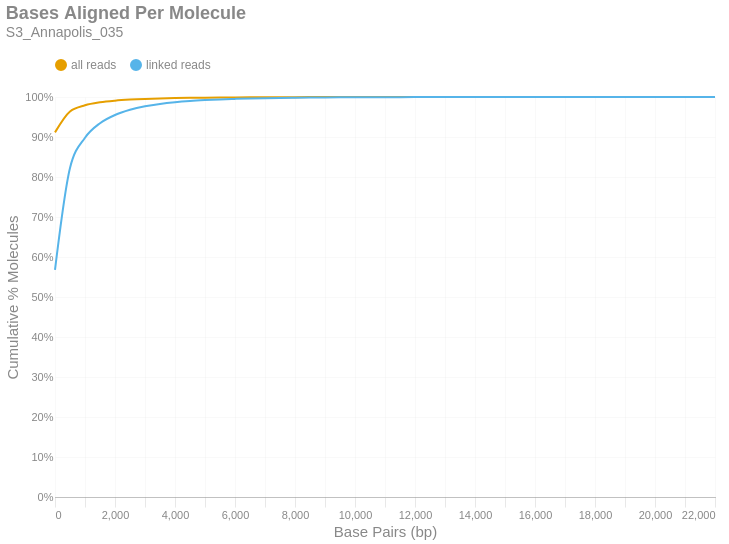

Notebook code for this chart:
### Markdown cell above
### Bases Aligned Per Molecule
This is a cumulative frequency distribution showing the number of base pairs aligned per unique molecule. These data are shown in 500 bp bins. There are two distributions: one with `all reads` (yellow) and another with only `linked reads` (blue). The percent of molecules in the `linked reads` distribution is relative to the total number of linked molecules.

### Code cell
if SKIPLR:
    print_html(f"Skipped")
else:
    binned_df = consolidated_hist(valids['aligned_bp'], mask, 500, True)
    with SafeRender(binned_df):
        (
            density_plot(binned_df, 'Bases Aligned Per Molecule', samplename, 'basesper')
            .encode(
                x=alt.X('bin:Q', title="Base Pairs (bp)").axis(tickMinStep=500).scale(padding=0),
                y=alt.Y('value:Q', title='Cumulative % Molecules')
                    .axis(format='%')
                    .scale(domain = [0,1])
                    .stack(False),
                color=alt.Color("key:N").scale(domain = ["all reads", "linked reads"]),
                tooltip = [
                    alt.Tooltip("key:N", title = "Data Type"),
                    alt.Tooltip("range_label:N", title="Bases Aligned Per Molecule"),
                    alt.Tooltip("value:Q", format = ".2%", title="% Molecules (Cum.)")
                ]
            )
        ).display()

### Figure 1 — Vega-Lite specification as saved in the notebook (floating-point values rounded to 4 significant figures)
{"width": "container", "height": 400, "config": {"title": {"anchor": "start", "dy": -15, "fontSize": 18, "color": "#888888", "subtitleColor": "#888888", "subtitleFontSize": 14}, "arc": {"fill": "#0072B2"}, "axis": {"domainColor": "#888888", "domainWidth": 0.5, "gridWidth": 0.2, "grid": false, "titleFontWeight": 400, "titleFontSize": 15, "labelFontSize": 11, "labelColor": "#888888", "tickColor": "#888888", "tickWidth": 0.2, "titleColor": "#888888"}, "axisBand": {"grid": false}, "axisX": {"grid": true, "tickSize": 10, "domainCap": "round"}, "axisY": {"domain": false, "grid": true, "tickSize": 0, "domainCap": "round"}, "background": "transparent", "header": {"labelFontSize": 15, "labelColor": "#888888", "titleFontSize": 15, "titleFontWeight": 600, "titleColor": "#888888"}, "legend": {"labelFont": "sans-serif", "labelFontSize": 12, "labelColor": "#888888", "symbolSize": 100, "symbolType": "circle", "titleFontSize": 12, "titlePadding": 10, "titleColor": "#888888", "title": null, "orient": "top"}, "range": {"category": ["#E69F00", "#56B4E9", "#009E73", "#F0E442", "#0072B2", "#D55E00", "#CC79A7", "#000000"], "diverging": ["#cfe8f3", "#a2d4ec", "#73bfe2", "#46abdb", "#1696d2", "#12719e"]}, "area": {"fill": "#0072B2", "fillOpacity": 0.7, "line": true, "strokeOpacity": 0.7}, "line": {"color": "#0072B2", "stroke": "#0072B2", "strokeWidth": 2}, "trail": {"color": "#0072B2", "stroke": "#0072B2", "strokeWidth": 0, "size": 1}, "point": {"filled": true, "fillOpacity": 1.0, "size": 95}, "text": {"color": "#888888", "fontSize": 11, "align": "right", "fontWeight": 400, "size": 11}, "bar": {"fill": "#0072B2", "stroke": null}, "view": {"stroke": null, "continuousWidth": 660, "continuousHeight": 400}}, "data": {"name": "data-e538035f1d5004fa7cb6e38dd4d9a6d9"}, "mark": {"type": "line", "interpolate": "monotone", "point": {"opacity": 0, "size": 275}}, "encoding": {"color": {"field": "key", "scale": {"domain": ["all reads", "linked reads"]}, "type": "nominal"}, "tooltip": [{"field": "key", "title": "Data Type", "type": "nominal"}, {"field": "range_label", "title": "Bases Aligned Per Molecule", "type": "nominal"}, {"field": "value", "format": ".2%", "title": "% Molecules (Cum.)", "type": "quantitative"}], "x": {"axis": {"tickMinStep": 500}, "field": "bin", "scale": {"padding": 0}, "title": "Base Pairs (bp)", "type": "quantitative"}, "y": {"axis": {"format": "%"}, "field": "value", "scale": {"domain": [0, 1]}, "stack": false, "title": "Cumulative % Molecules", "type": "quantitative"}}, "params": [{"name": "param_c36ac31b6afebe62", "select": {"type": "point", "fields": ["key"]}, "bind": "legend"}], "title": {"text": "Bases Aligned Per Molecule", "subtitle": "S3_Annapolis_035"}, "transform": [{"fold": ["all reads (cumsum)", "linked reads (cumsum)"]}, {"calculate": "replace(datum.key, ' (cumsum)', '')", "as": "key"}, {"filter": {"param": "param_c36ac31b6afebe62"}}], "usermeta": {"embedOptions": {"downloadFileName": "S3_Annapolis_035.basesper"}}, "$schema": "https://vega.github.io/schema/vega-lite/v6.1.0.json", "datasets": {"data-e538035f1d5004fa7cb6e38dd4d9a6d9": [{"bin": "0.0", "interval": "0.0-500.0", "all reads": 0.9116, "linked reads": 0.5678, "all reads (cumsum)": 0.9116, "linked reads (cumsum)": 0.5678, "range_label": "0-499"}, {"bin": "500.0", "interval": "500.0-1000.0", "all reads": 0.0523, "linked reads": 0.2548, "all reads (cumsum)": 0.9639, "linked reads (cumsum)": 0.8226, "range_label": "500-999"}, {"bin": "1000.0", "interval": "1000.0-1500.0", "all reads": 0.0154, "linked reads": 0.07552, "all reads (cumsum)": 0.9793, "linked reads (cumsum)": 0.8981, "range_label": "1000-1499"}, {"bin": "1500.0", "interval": "1500.0-2000.0", "all reads": 0.007416, "linked reads": 0.03641, "all reads (cumsum)": 0.9867, "linked reads (cumsum)": 0.9345, "range_label": "1500-1999"}, {"bin": "2000.0", "interval": "2000.0-2500.0", "all reads": 0.00417, "linked reads": 0.02048, "all reads (cumsum)": 0.9908, "linked reads (cumsum)": 0.955, "range_label": "2000-2499"}, {"bin": "2500.0", "interval": "2500.0-3000.0", "all reads": 0.002636, "linked reads": 0.01294, "all reads (cumsum)": 0.9935, "linked reads (cumsum)": 0.968, "range_label": "2500-2999"}, {"bin": "3000.0", "interval": "3000.0-3500.0", "all reads": 0.001776, "linked reads": 0.008722, "all reads (cumsum)": 0.9953, "linked reads (cumsum)": 0.9767, "range_label": "3000-3499"}, {"bin": "3500.0", "interval": "3500.0-4000.0", "all reads": 0.00123, "linked reads": 0.006038, "all reads (cumsum)": 0.9965, "linked reads (cumsum)": 0.9827, "range_label": "3500-3999"}, {"bin": "4000.0", "interval": "4000.0-4500.0", "all reads": 0.0008718, "linked reads": 0.004281, "all reads (cumsum)": 0.9974, "linked reads (cumsum)": 0.987, "range_label": "4000-4499"}, {"bin": "4500.0", "interval": "4500.0-5000.0", "all reads": 0.0006259, "linked reads": 0.003074, "all reads (cumsum)": 0.998, "linked reads (cumsum)": 0.9901, "range_label": "4500-4999"}, {"bin": "5000.0", "interval": "5000.0-5500.0", "all reads": 0.0004537, "linked reads": 0.002228, "all reads (cumsum)": 0.9984, "linked reads (cumsum)": 0.9923, "range_label": "5000-5499"}, {"bin": "5500.0", "interval": "5500.0-6000.0", "all reads": 0.0003558, "linked reads": 0.001747, "all reads (cumsum)": 0.9988, "linked reads (cumsum)": 0.9941, "range_label": "5500-5999"}, {"bin": "6000.0", "interval": "6000.0-6500.0", "all reads": 0.0002486, "linked reads": 0.001221, "all reads (cumsum)": 0.999, "linked reads (cumsum)": 0.9953, "range_label": "6000-6499"}, {"bin": "6500.0", "interval": "6500.0-7000.0", "all reads": 0.0002201, "linked reads": 0.001081, "all reads (cumsum)": 0.9993, "linked reads (cumsum)": 0.9964, "range_label": "6500-6999"}, {"bin": "7000.0", "interval": "7000.0-7500.0", "all reads": 0.0001596, "linked reads": 0.0007838, "all reads (cumsum)": 0.9994, "linked reads (cumsum)": 0.9971, "range_label": "7000-7499"}, {"bin": "7500.0", "interval": "7500.0-8000.0", "all reads": 0.0001201, "linked reads": 0.0005897, "all reads (cumsum)": 0.9995, "linked reads (cumsum)": 0.9977, "range_label": "7500-7999"}, {"bin": "8000.0", "interval": "8000.0-8500.0", "all reads": 8.655e-05, "linked reads": 0.000425, "all reads (cumsum)": 0.9996, "linked reads (cumsum)": 0.9982, "range_label": "8000-8499"}, {"bin": "8500.0", "interval": "8500.0-9000.0", "all reads": 7.487e-05, "linked reads": 0.0003677, "all reads (cumsum)": 0.9997, "linked reads (cumsum)": 0.9985, "range_label": "8500-8999"}, {"bin": "9000.0", "interval": "9000.0-9500.0", "all reads": 6.439e-05, "linked reads": 0.0003162, "all reads (cumsum)": 0.9998, "linked reads (cumsum)": 0.9988, "range_label": "9000-9499"}, {"bin": "9500.0", "interval": "9500.0-10000.0", "all reads": 4.822e-05, "linked reads": 0.0002368, "all reads (cumsum)": 0.9998, "linked reads (cumsum)": 0.9991, "range_label": "9500-9999"}, {"bin": "10000.0", "interval": "10000.0-10500.0", "all reads": 3.983e-05, "linked reads": 0.0001956, "all reads (cumsum)": 0.9999, "linked reads (cumsum)": 0.9993, "range_label": "10000-10499"}, {"bin": "10500.0", "interval": "10500.0-11000.0", "all reads": 3.414e-05, "linked reads": 0.0001677, "all reads (cumsum)": 0.9999, "linked reads (cumsum)": 0.9994, "range_label": "10500-10999"}, {"bin": "11000.0", "interval": "11000.0-11500.0", "all reads": 2.036e-05, "linked reads": 0.0001, "all reads (cumsum)": 0.9999, "linked reads (cumsum)": 0.9995, "range_label": "11000-11499"}, {"bin": "11500.0", "interval": "11500.0-12000.0", "all reads": 1.887e-05, "linked reads": 9.265e-05, "all reads (cumsum)": 0.9999, "linked reads (cumsum)": 0.9996, "range_label": "11500-11999"}, {"bin": "12000.0", "interval": "12000.0-12500.0", "all reads": 1.527e-05, "linked reads": 7.5e-05, "all reads (cumsum)": 0.9999, "linked reads (cumsum)": 0.9997, "range_label": "12000-12499"}, {"bin": "12500.0", "interval": "12500.0-13000.0", "all reads": 1.138e-05, "linked reads": 5.588e-05, "all reads (cumsum)": 1.0, "linked reads (cumsum)": 0.9998, "range_label": "12500-12999"}, {"bin": "13000.0", "interval": "13000.0-13500.0", "all reads": 1.018e-05, "linked reads": 5e-05, "all reads (cumsum)": 1.0, "linked reads (cumsum)": 0.9998, "range_label": "13000-13499"}, {"bin": "13500.0", "interval": "13500.0-14000.0", "all reads": 7.786e-06, "linked reads": 3.824e-05, "all reads (cumsum)": 1.0, "linked reads (cumsum)": 0.9998, "range_label": "13500-13999"}, {"bin": "14000.0", "interval": "14000.0-14500.0", "all reads": 5.69e-06, "linked reads": 2.794e-05, "all reads (cumsum)": 1.0, "linked reads (cumsum)": 0.9999, "range_label": "14000-14499"}, {"bin": "14500.0", "interval": "14500.0-15000.0", "all reads": 7.187e-06, "linked reads": 3.529e-05, "all reads (cumsum)": 1.0, "linked reads (cumsum)": 0.9999, "range_label": "14500-14999"}, {"bin": "15000.0", "interval": "15000.0-15500.0", "all reads": 2.695e-06, "linked reads": 1.324e-05, "all reads (cumsum)": 1.0, "linked reads (cumsum)": 0.9999, "range_label": "15000-15499"}, {"bin": "15500.0", "interval": "15500.0-16000.0", "all reads": 3.893e-06, "linked reads": 1.912e-05, "all reads (cumsum)": 1.0, "linked reads (cumsum)": 0.9999, "range_label": "15500-15999"}, {"bin": "16000.0", "interval": "16000.0-16500.0", "all reads": 2.695e-06, "linked reads": 1.324e-05, "all reads (cumsum)": 1.0, "linked reads (cumsum)": 1.0, "range_label": "16000-16499"}, {"bin": "16500.0", "interval": "16500.0-17000.0", "all reads": 1.797e-06, "linked reads": 8.824e-06, "all reads (cumsum)": 1.0, "linked reads (cumsum)": 1.0, "range_label": "16500-16999"}, {"bin": "17000.0", "interval": "17000.0-17500.0", "all reads": 2.396e-06, "linked reads": 1.176e-05, "all reads (cumsum)": 1.0, "linked reads (cumsum)": 1.0, "range_label": "17000-17499"}, {"bin": "17500.0", "interval": "17500.0-18000.0", "all reads": 1.497e-06, "linked reads": 7.353e-06, "all reads (cumsum)": 1.0, "linked reads (cumsum)": 1.0, "range_label": "17500-17999"}, {"bin": "18000.0", "interval": "18000.0-18500.0", "all reads": 2.995e-07, "linked reads": 1.471e-06, "all reads (cumsum)": 1.0, "linked reads (cumsum)": 1.0, "range_label": "18000-18499"}, {"bin": "18500.0", "interval": "18500.0-19000.0", "all reads": 5.989e-07, "linked reads": 2.941e-06, "all reads (cumsum)": 1.0, "linked reads (cumsum)": 1.0, "range_label": "18500-18999"}, {"bin": "19000.0", "interval": "19000.0-19500.0", "all reads": 5.989e-07, "linked reads": 2.941e-06, "all reads (cumsum)": 1.0, "linked reads (cumsum)": 1.0, "range_label": "19000-19499"}, {"bin": "19500.0", "interval": "19500.0-20000.0", "all reads": 2.995e-07, "linked reads": 1.471e-06, "all reads (cumsum)": 1.0, "linked reads (cumsum)": 1.0, "range_label": "19500-19999"}, {"bin": "20000.0", "interval": "20000.0-20500.0", "all reads": 8.984e-07, "linked reads": 4.412e-06, "all reads (cumsum)": 1.0, "linked reads (cumsum)": 1.0, "range_label": "20000-20499"}, {"bin": "20500.0", "interval": "20500.0-21000.0", "all reads": 0.0, "linked reads": 0.0, "all reads (cumsum)": 1.0, "linked reads (cumsum)": 1.0, "range_label": "20500-20999"}, {"bin": "21000.0", "interval": "21000.0-21500.0", "all reads": 2.995e-07, "linked reads": 1.471e-06, "all reads (cumsum)": 1.0, "linked reads (cumsum)": 1.0, "range_label": "21000-21499"}, {"bin": "21500.0", "interval": "21500.0-22000.0", "all reads": 0.0, "linked reads": 0.0, "all reads (cumsum)": 1.0, "linked reads (cumsum)": 1.0, "range_label": "21500-21999"}, {"bin": "22000.0", "interval": "22000.0-22500.0", "all reads": 2.995e-07, "linked reads": 1.471e-06, "all reads (cumsum)": 1.0, "linked reads (cumsum)": 1.0, "range_label": "22000-22499"}]}}
